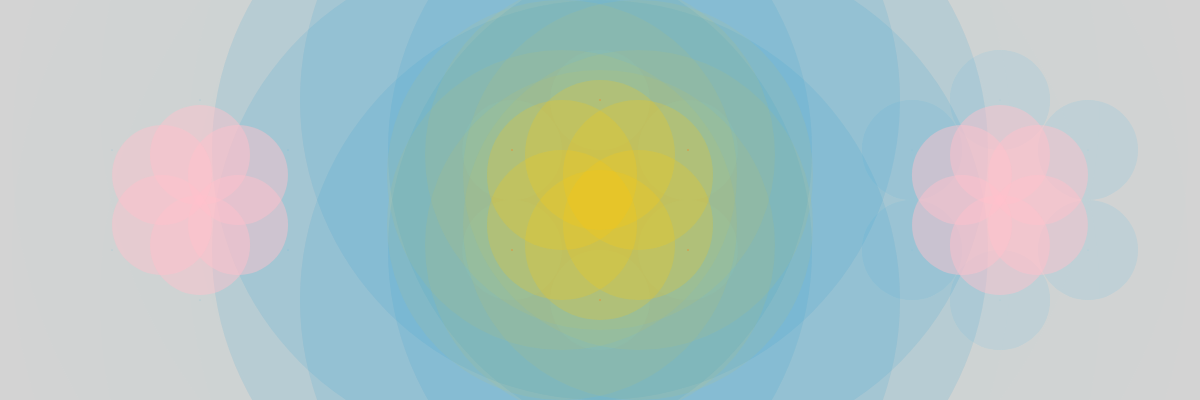
Frame 1 (no input)
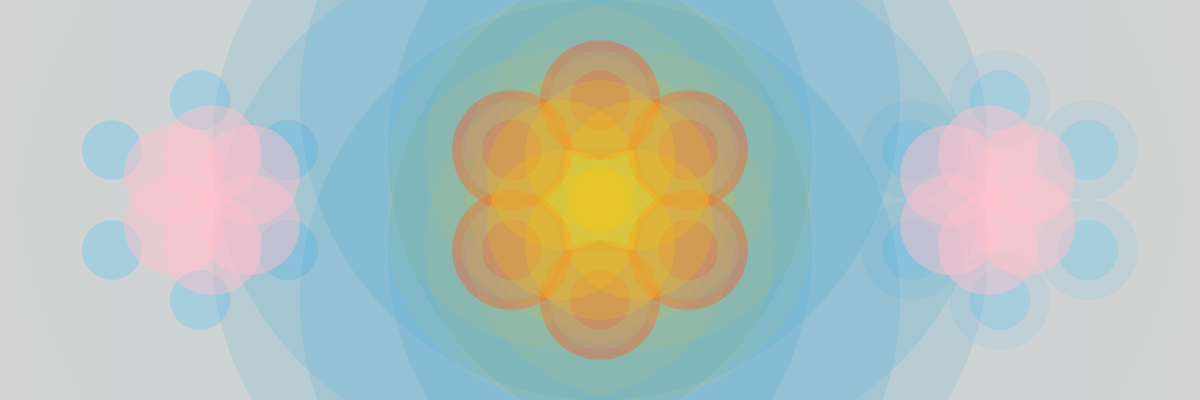
Frame 60 (no input)
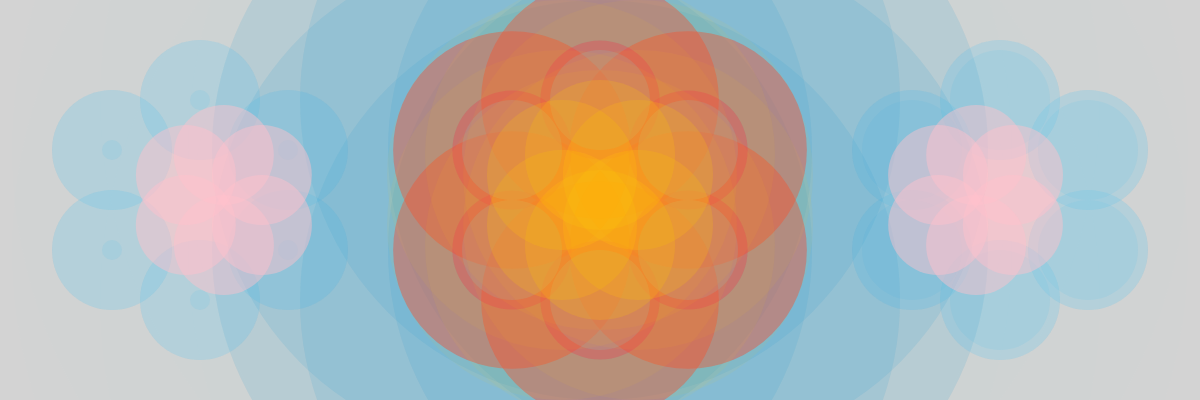
Frame 120 (the mouse pressed at the canvas centre since frame 60)

The p5.js sketch that drew these frames (run headless with seeded random() and noise() and a simulated clock; from frame 60 on, the mouse is pressed at the canvas centre):

// p5.js sketch
// ── sketch.js
let xPos1_1;
let xPos1_2;
let xPos1_3;
let xPos2_1;
let xPos2_2;
let xPos2_3;

function setup() {
  xPos1_1=200;
  xPos1_2=238;
  xPos1_3=162;
  
  xPos2_1=1000;
  xPos2_2=1038;
  xPos2_3=962;
  createCanvas(1200, 400);
  
}

function draw() {
  background(211);
  
  
  //Left
  
  fill("#97CBE142")
  noStroke();
  ellipse (200, 100, frameCount%150);
  ellipse (288, 150, frameCount%150);
  ellipse (288, 250, frameCount%150);
  ellipse (200, 300, frameCount%150);
  ellipse (112, 250, frameCount%150);
  ellipse (112, 150, frameCount%150);
  
  
  fill("#72C2E430")
  noStroke();
  ellipse (200, 100, frameCount%250);
  ellipse (288, 150, frameCount%250);
  ellipse (288, 250, frameCount%250);
  ellipse (200, 300, frameCount%250);
  ellipse (112, 250, frameCount%250);
  ellipse (112, 150, frameCount%250);
  
  
  fill('#72C2E430');
  noStroke();
  ellipse (200, 100, frameCount%100);
  ellipse (288, 150, frameCount%100);
  ellipse (288, 250, frameCount%100);
  ellipse (200, 300, frameCount%100);
  ellipse (112, 250, frameCount%100);
  ellipse (112, 150, frameCount%100);
  
  
  //
  
  
  //Right 
  
  fill("#97CBE142")
  noStroke();
  ellipse (1000, 100, frameCount%150);
  ellipse (1088, 150, frameCount%150);
  ellipse (1088, 250, frameCount%150);
  ellipse (1000, 300, frameCount%150);
  ellipse (912, 250, frameCount%150);
  ellipse (912, 150, frameCount%150);
  
  
  fill("#72C2E430")
  noStroke();
  ellipse (1000, 100, frameCount%250);
  ellipse (1088, 150, frameCount%250);
  ellipse (1088, 250, frameCount%250);
  ellipse (1000, 300, frameCount%250);
  ellipse (912, 250, frameCount%250);
  ellipse (912, 150, frameCount%250);
  
  
  fill('#72C2E430')
  noStroke();
  ellipse (1000, 100, 100);
  ellipse (1088, 150, 100);
  ellipse (1088, 250, 100);
  ellipse (1000, 300, 100);
  ellipse (912, 250, 100);
  ellipse (912, 150, 100);
  
 
  
  

  
  //Central 
  
  
  fill("#97CBE130")
  noStroke();
  ellipse (600, 100, frameCount%500);
  ellipse (688, 150, frameCount%500);
  ellipse (688, 250, frameCount%500);
  ellipse (600, 300, frameCount%500);
  ellipse (512, 250, frameCount%500);
  ellipse (512, 150, frameCount%500);
  
  
  fill("#97CBE102")
  noStroke();
  ellipse (600, 100, 1000);
  ellipse (688, 150, 1000);
  ellipse (688, 250, 1000);
  ellipse (600, 300, 1000);
  ellipse (512, 250, 1000);
  ellipse (512, 150, 1000);
  
  //
  
  fill("#3AA0CD26")
  noStroke();
  ellipse (600, 100, 600);
  ellipse (688, 150, 600);
  ellipse (688, 250, 600);
  ellipse (600, 300, 600);
  ellipse (512, 250, 600);
  ellipse (512, 150, 600);
  
  
  fill("#F443366D")
  noStroke();
  ellipse (600, 100, sin(frameCount/500)*1000);
  ellipse (688, 150, sin(frameCount/500)*1000);
  ellipse (688, 250, sin(frameCount/500)*1000);
  ellipse (600, 300, sin(frameCount/500)*1000);
  ellipse (512, 250, sin(frameCount/500)*1000);
  ellipse (512, 150, sin(frameCount/500)*1000);
  
  //
  
  fill("#E91E6351")
  noStroke();
  ellipse (600, 100, sin(frameCount/600)*600);
  ellipse (688, 150, sin(frameCount/600)*600);
  ellipse (688, 250, sin(frameCount/600)*600);
  ellipse (600, 300, sin(frameCount/600)*600);
  ellipse (512, 250, sin(frameCount/600)*600);
  ellipse (512, 150, sin(frameCount/600)*600);
  
  
  
  fill('#72C2E430')
  noStroke();
  ellipse (600, 100, 100);
  ellipse (688, 150, 100);
  ellipse (688, 250, 100);
  ellipse (600, 300, 100);
  ellipse (512, 250, 100);
  ellipse (512, 150, 100);//
  
  fill('#FFC10733')
  noStroke();
  ellipse (600, 155, 150);
  ellipse (638, 175, 150);
  ellipse (638, 225, 150);
  ellipse (600, 245, 150);
  ellipse (562, 225, 150);
  ellipse (562, 175, 150);
  
  fill('#FFC1070F')
  noStroke();
  ellipse (600, 155, 350);
  ellipse (638, 175, 350);
  ellipse (638, 225, 350);
  ellipse (600, 245, 350);
  ellipse (562, 225, 350);
  ellipse (562, 175, 350);
  
  
  ////LeftPinkHex
  
  fill('rgba(255,192,203,0.46)');
  noStroke();
  ellipse (xPos1_1, 155, 100);
  xPos1_1=xPos1_1+0.1;
  if(xPos1_1>599){
     xPos1_1=600;
     }
  ellipse (xPos1_2, 175, 100);
  xPos1_2=xPos1_2+0.1;
  if(xPos1_2>637){
    xPos1_2=638;
  }
  ellipse (xPos1_2, 225, 100);
  xPos1_2=xPos1_2+0.1;
  if(xPos1_2>637){
    xPos1_2=638;
  }
  
  ellipse (xPos1_1, 245, 100);
  xPos1_1=xPos1_1+0.1;
  if(xPos1_1>599){
     xPos1_1=600;
     }
  ellipse (xPos1_3, 225, 100);
  xPos1_3=xPos1_3+0.1;
  if(xPos1_3>561){
    xPos1_3 =562;
  }
  
  
  ellipse (xPos1_3, 175, 100);
 xPos1_3=xPos1_3+0.1;
  if(xPos1_3>561){
    xPos1_3 =562;
  }
  
  
  
  
  
  
   ////RightPinkHex
  
  fill('rgba(255,192,203,0.46)')
  noStroke();
  ellipse (xPos2_1, 155, 100);
  xPos2_1=xPos2_1-0.1;
  if(xPos2_1<601){
    xPos2_1=600;
  }
  ellipse (xPos2_2, 175, 100);
  xPos2_2=xPos2_2-0.11;
  if(xPos2_2<639){
    xPos2_2=638;
  }
  ellipse (xPos2_2, 225, 100);
  xPos2_2=xPos2_2-0.1;
  if(xPos2_2<639){
    xPos2_2=638;
  }
  ellipse (xPos2_1, 245, 100);
  xPos2_1=xPos2_1-0.1;
  if(xPos2_1<601){
    xPos2_1=600;
  }
  ellipse (xPos2_3, 225, 100);
  xPos2_3=xPos2_3-0.1;
  if(xPos2_3<563){
    xPos2_3 =562;
  }
  ellipse (xPos2_3, 175, 100);
  xPos2_3=xPos2_3-0.1;
  if(xPos2_3<563){
    xPos2_3 =562;
  }
  
  
  
  
  
  
}
